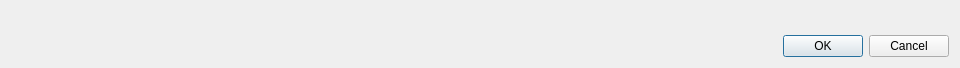
<?xml version="1.0" encoding="UTF-8"?>
<ui version="4.0">
 <class>DataForm</class>
 <widget class="QDialog" name="DataForm">
  <property name="geometry">
   <rect>
    <x>0</x>
    <y>0</y>
    <width>960</width>
    <height>68</height>
   </rect>
  </property>
  <property name="windowTitle">
   <string>Dialog</string>
  </property>
  <layout class="QVBoxLayout" name="verticalLayout_2">
   <item>
    <layout class="QVBoxLayout" name="verticalLayout">
     <property name="spacing">
      <number>0</number>
     </property>
    </layout>
   </item>
   <item>
    <spacer name="verticalSpacer">
     <property name="orientation">
      <enum>Qt::Orientation::Vertical</enum>
     </property>
     <property name="sizeHint" stdset="0">
      <size>
       <width>20</width>
       <height>40</height>
      </size>
     </property>
    </spacer>
   </item>
   <item>
    <widget class="QDialogButtonBox" name="buttonBox">
     <property name="sizePolicy">
      <sizepolicy hsizetype="Preferred" vsizetype="Preferred">
       <horstretch>0</horstretch>
       <verstretch>0</verstretch>
      </sizepolicy>
     </property>
     <property name="orientation">
      <enum>Qt::Orientation::Horizontal</enum>
     </property>
     <property name="standardButtons">
      <set>QDialogButtonBox::StandardButton::Cancel|QDialogButtonBox::StandardButton::Ok</set>
     </property>
    </widget>
   </item>
  </layout>
 </widget>
 <resources/>
 <connections>
  <connection>
   <sender>buttonBox</sender>
   <signal>accepted()</signal>
   <receiver>DataForm</receiver>
   <slot>accept()</slot>
   <hints>
    <hint type="sourcelabel">
     <x>248</x>
     <y>254</y>
    </hint>
    <hint type="destinationlabel">
     <x>157</x>
     <y>274</y>
    </hint>
   </hints>
  </connection>
  <connection>
   <sender>buttonBox</sender>
   <signal>rejected()</signal>
   <receiver>DataForm</receiver>
   <slot>reject()</slot>
   <hints>
    <hint type="sourcelabel">
     <x>316</x>
     <y>260</y>
    </hint>
    <hint type="destinationlabel">
     <x>286</x>
     <y>274</y>
    </hint>
   </hints>
  </connection>
 </connections>
</ui>
